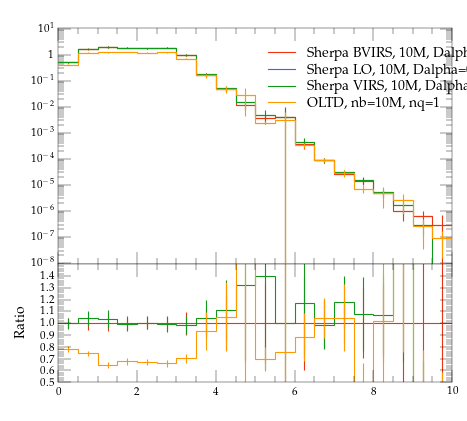

Write the Python code that produced this figure.
#! /usr/bin/env python

# This Python script was auto-generated using YODA v2.0.0.
# Analysis object: /evtb/inc_jbjg_dr
# Timestamp: 15-04-2024 (14:31:35)

import matplotlib as mpl
import matplotlib.pyplot as plt
mpl.use('Agg') # comment out for interactive use
import os
import numpy as np

plotDir = os.path.split(os.path.realpath(__file__))[0]
if 'YODA_USER_PLOT_PATH' in globals():
    plot_outdir = globals()['YODA_USER_PLOT_PATH']
else:
    plot_outdir = plotDir

#plot style
plt.style.use(os.path.join(plotDir, '../default.mplstyle'))
# plot metadata
figW, figH = plt.rcParams['figure.figsize']
ax_xLabel = r''
ax_yLabel = r''
ax_title  = r''
ax_xScale = 'linear'
ax_yScale = 'log'
xLims = (0.0, 10.0)
yLims = (9.000000000000001e-09, 11.0)

# TeX-friendly labels for the legend
labels = [ r"Sherpa BVIRS, 10M, Dalpha=0.01", r"Sherpa LO, 10M, Dalpha=0.01", r"Sherpa VIRS, 10M, Dalpha=0.01", r"OLTD, nb=10M, nq=1" ]

# Create figure and axis objects
fig, (ax, ratio0_ax) = plt.subplots(2, 1, sharex=True,
                  figsize=(figW,figH), gridspec_kw={'height_ratios': (2, 1)})
ratio0_ax.yaxis.set_major_locator(mpl.ticker.MultipleLocator(0.1))
ratio0_ax.set_ylim(0.5, 1.4999)
ratio0_ax.set_ylabel('Ratio')

# LineColor map: curve index -> color
linecolors = {0: '#EE3311', 1: '#3366FF', 2: '#109618', 3: '#FF9900'}
# the numerical data is stored in a separate file
dataf = dict()
prefix = os.path.split(__file__)[0]
if prefix:    prefix = prefix + '/'
exec(open(prefix+'inc_jbjg_dr__data.py').read(), dataf)


legend_handles = [] # keep track of handles for the legend

# style options for curves
# starts at zorder>=5 to draw curve on top of legend
styles = {
  'curve0': {
    'color' : linecolors[0],
    'linestyle' : '-',
    'marker' : 'o',
    'zorder' : 5,
    'histstyle' : True,
  },
  'curve1': {
    'color' : linecolors[1],
    'linestyle' : '-',
    'marker' : 'o',
    'zorder' : 6,
    'histstyle' : True,
  },
  'curve2': {
    'color' : linecolors[2],
    'linestyle' : '-',
    'marker' : 'o',
    'zorder' : 7,
    'histstyle' : True,
  },
  'curve3': {
    'color' : linecolors[3],
    'linestyle' : '-',
    'marker' : 'o',
    'zorder' : 8,
    'histstyle' : True,
  },
}
# curve from input yoda files in main panel
for label in dataf['yvals'].keys():
    if all(np.isnan(v) for v in dataf['yvals'][label]):
        continue
    tmp = None
    if styles[label]['histstyle']: # draw as histogram
        tmp, = ax.plot(dataf['xedges'], dataf['yedges'][label],
                       color=styles[label]['color'],
                       linestyle=styles[label]['linestyle'],
                       drawstyle='steps-pre', solid_joinstyle='miter',
                       zorder=styles[label]['zorder'], label=label)
        ax.errorbar(dataf['xpoints'], dataf['yvals'][label], color=styles[label]['color'],
                    xerr=dataf['xerrs'], yerr=[dataf['ydowns'][label], dataf['yups'][label]],
                    linestyle='none', zorder=styles[label]['zorder'])
    else: # draw as scatter
        tmp = ax.errorbar(dataf['xpoints'], dataf['yvals'][label],
                          xerr=dataf['xerrs'],
                          yerr=[ dataf['ydowns'][label],
                          dataf['yups'][label] ],
                          fmt=styles[label]['marker'],
                          ecolor=styles[label]['color'],
                          color=styles[label]['color'], zorder=2)
        tmp[-1][0].set_linestyle(styles[label]['linestyle'])
    legend_handles += [tmp]
    for varLabel in dataf['variation_yvals'].keys():
        if varLabel.startswith(label):
            tmp, = ax.plot(dataf['xedges'], dataf['variation_yvals'][varLabel],
                           color=styles[label]['color'],
                           linestyle=styles[label]['linestyle'],
                           drawstyle='steps-pre', solid_joinstyle='miter',
                           zorder=styles[label]['zorder'], alpha=0.5)


# plots on ratio panel
# curve from input yoda files in ratio panel
for label, yvals in dataf['ratio0_yvals'].items():
    if all(np.isnan(v) for v in yvals):
        continue
    if styles[label]['histstyle']: # plot as histogram
        ratio0_ax.plot(dataf['xedges'], yvals,
                       color=styles[label]['color'],
                       linestyle=styles[label]['linestyle'],
                       drawstyle='steps-pre', zorder=1,
                       solid_joinstyle='miter')
        ratio0_ax.vlines(dataf['xpoints'],
                         dataf['ratio0_ymin'][label],
                         dataf['ratio0_ymax'][label],
                         color=styles[label]['color'], zorder=1)
    else: # plot as scatter
        tmp = ratio0_ax.errorbar(dataf['xpoints'],
                                 yvals, xerr=dataf['xerrs'],
                                 yerr=dataf['ratio0_yerrs'][label],
                                 fmt=styles[label]['marker'],
                                 ecolor=styles[label]['color'],
                                 color=styles[label]['color'])
        tmp[-1][0].set_linestyle(styles[label]['linestyle'])

    for varlabel in dataf['ratio0_variation_vals'].keys():
        if varlabel.startswith(label):
            ratio0_ax.plot(dataf['xedges'],
                            dataf['ratio0_variation_vals'][varlabel],
                            color=styles[label]['color'],
                            linestyle=styles[label]['linestyle'],
                            drawstyle='steps-pre', solid_joinstyle='miter',
                            zorder=1, alpha=0.5)

legend_pos = (0.5, 0.97)
ax.legend(legend_handles, labels, loc='upper left', bbox_to_anchor=legend_pos)

# set plot metadata as defined above
ratio0_ax.set_xlabel(ax_xLabel)
ratio0_ax.xaxis.set_label_coords(1., -.15)
ax.set_ylabel(ax_yLabel, loc='top')
ax.set_title(ax_title, loc='left')
ax.set_xscale(ax_xScale)
ax.set_yscale(ax_yScale)
ax.set_xlim(xLims)
ax.set_ylim(yLims)

# tick formatting
plt.rcParams['xtick.top'] = True
plt.rcParams['ytick.right'] = True
ax.yaxis.set_major_locator(mpl.ticker.LogLocator(base=10.0, numticks=np.inf))
ax.yaxis.set_minor_locator(mpl.ticker.LogLocator(
                           base=10.0, subs=np.arange(0.1, 1, 0.1), numticks=np.inf))
fig.align_ylabels((ax, ratio0_ax))
plt.savefig(os.path.join(plot_outdir, 'inc_jbjg_dr.pdf'), format='PDF')
plt.savefig(os.path.join(plot_outdir, 'inc_jbjg_dr.png'), format='PNG')

plt.close(fig)
